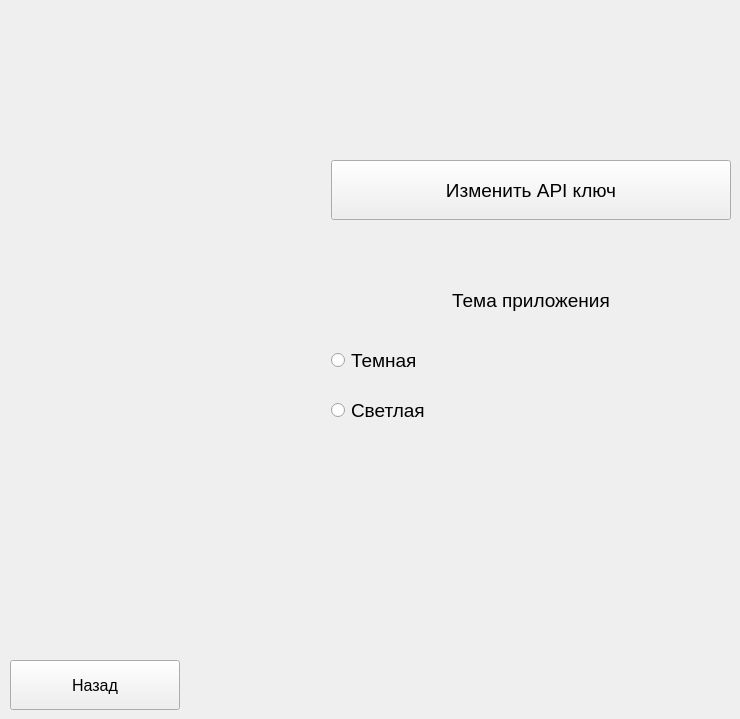
    <widget class="QWidget" name="settingsPage">
     <widget class="QPushButton" name="editApiKeyButton">
      <property name="geometry">
       <rect>
        <x>331</x>
        <y>160</y>
        <width>400</width>
        <height>60</height>
       </rect>
      </property>
      <property name="font">
       <font>
        <pointsize>14</pointsize>
       </font>
      </property>
      <property name="cursor">
       <cursorShape>PointingHandCursor</cursorShape>
      </property>
      <property name="text">
       <string>Изменить API ключ</string>
      </property>
     </widget>
     <widget class="QPushButton" name="backButton_3">
      <property name="geometry">
       <rect>
        <x>10</x>
        <y>660</y>
        <width>170</width>
        <height>50</height>
       </rect>
      </property>
      <property name="font">
       <font>
        <pointsize>12</pointsize>
       </font>
      </property>
      <property name="cursor">
       <cursorShape>PointingHandCursor</cursorShape>
      </property>
      <property name="text">
       <string>Назад</string>
      </property>
     </widget>
     <widget class="QLabel" name="label">
      <property name="geometry">
       <rect>
        <x>331</x>
        <y>280</y>
        <width>400</width>
        <height>40</height>
       </rect>
      </property>
      <property name="font">
       <font>
        <pointsize>14</pointsize>
       </font>
      </property>
      <property name="text">
       <string>Тема приложения</string>
      </property>
      <property name="alignment">
       <set>Qt::AlignmentFlag::AlignCenter</set>
      </property>
     </widget>
     <widget class="QRadioButton" name="darkRadioButton">
      <property name="geometry">
       <rect>
        <x>331</x>
        <y>340</y>
        <width>400</width>
        <height>40</height>
       </rect>
      </property>
      <property name="font">
       <font>
        <pointsize>14</pointsize>
       </font>
      </property>
      <property name="cursor">
       <cursorShape>PointingHandCursor</cursorShape>
      </property>
      <property name="text">
       <string>Темная</string>
      </property>
     </widget>
     <widget class="QRadioButton" name="lightRadioButton">
      <property name="geometry">
       <rect>
        <x>331</x>
        <y>390</y>
        <width>400</width>
        <height>40</height>
       </rect>
      </property>
      <property name="font">
       <font>
        <pointsize>14</pointsize>
       </font>
      </property>
      <property name="cursor">
       <cursorShape>PointingHandCursor</cursorShape>
      </property>
      <property name="text">
       <string>Светлая</string>
      </property>
     </widget>
    </widget>
